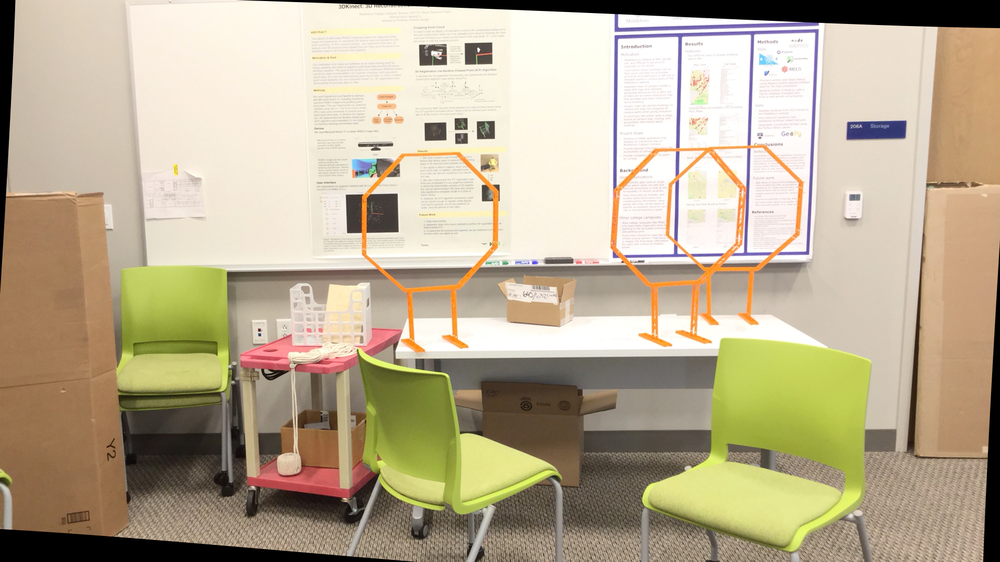
#> input picture Chapitre 6/images/im0.png, 1000 x 562 px, shrunk from 1920 x 1080 before the run; its folder holds only this picture in this run
$ jupyter execute --allow-errors 'Opencv camera calibration.ipynb'
#> lines starting #> are read from the running program, lines starting #| are printed output that depends on the picture
[cell 1]
import numpy as np
import cv2
import os
from glob import glob
import matplotlib.pyplot as plt

[cell 2]
square_size = 2.0
img_mask = "images/*.png"
pattern_size = (7, 9)

figsize = (20, 20)

[cell 3]
img_names = glob(img_mask)
num_images = len(img_names)

pattern_points = np.zeros((np.prod(pattern_size), 3), np.float32)
pattern_points[:, :2] = np.indices(pattern_size).T.reshape(-1, 2)
pattern_points *= square_size

obj_points = []
img_points = []
h, w = cv2.imread(img_names[0]).shape[:2]
#> h = 562; w = 1000

# Étape 1 : trouver tous les coins du plan de calibrage

[cell 4]
plt.figure(figsize=figsize)
keep_idxs=np.ones(num_images)
for i, fn in enumerate(img_names):
    print("processing %s... " % fn)
    imgBGR = cv2.imread(fn)
#> imgBGR is the input picture: shape (562, 1000, 3); mean B, G, R 146.4, 172.5, 185.7

    if imgBGR is None:
        print("Failed to load", fn)
        continue

    imgRGB = cv2.cvtColor(imgBGR, cv2.COLOR_BGR2RGB)
    img = cv2.cvtColor(imgRGB, cv2.COLOR_RGB2GRAY)
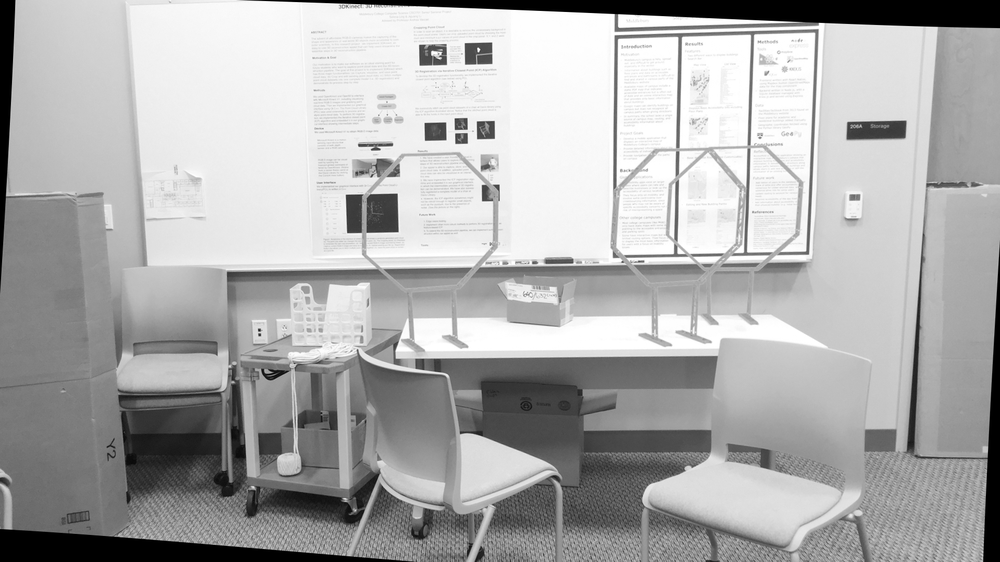
#> img: shape (562, 1000); min 0, max 255, mean 173.5

    assert w == img.shape[1] and h == img.shape[0], f"size: {img.shape[1]} x {img.shape[0]}"
    found, corners = cv2.findChessboardCorners(img, pattern_size)
#> found = False; corners = None
    # # if you want to better improve the accuracy... cv2.findChessboardCorners already uses cv2.cornerSubPix
    # if found:
    #     term = (cv2.TERM_CRITERIA_EPS + cv2.TERM_CRITERIA_COUNT, 30, 0.1)
    #     cv2.cornerSubPix(img, corners, (5, 5), (-1, -1), term)

    if not found:
        keep_idxs[i]=0
        print("chessboard not found")
        continue

    if i < 12:
        img_w_corners = cv2.drawChessboardCorners(imgRGB, pattern_size, corners, found)
        cv2.imwrite(os.path.join('processed_images',fn.split('\\')[-1]),img_w_corners)
        plt.subplot(4, 3, i + 1)
        plt.imshow(img_w_corners)

    print(f"{fn}... OK")
    img_points.append(corners.reshape(-1, 2))
    obj_points.append(pattern_points)


plt.show()


$ run again, on Chapitre 6/images/im1.png
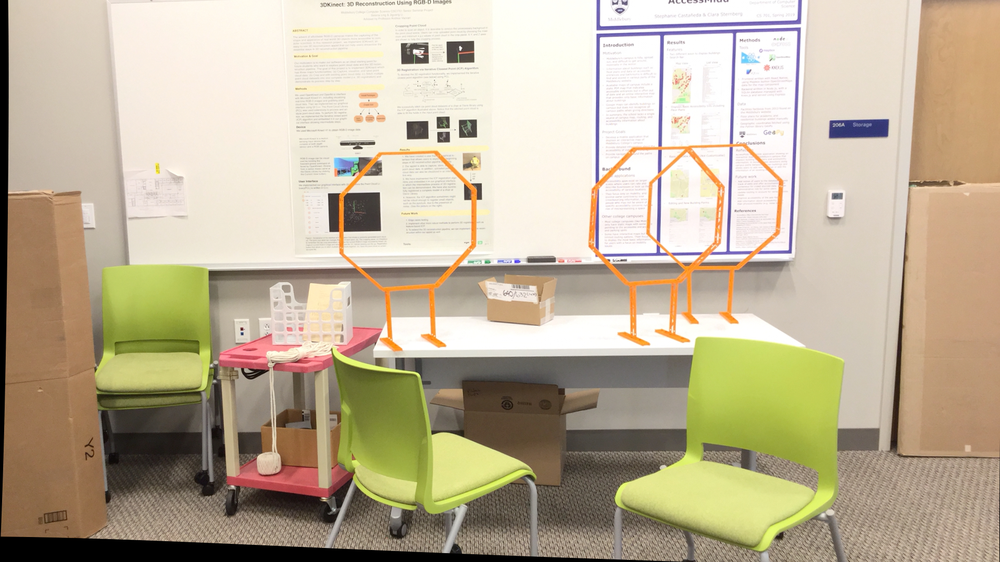
#> input picture Chapitre 6/images/im1.png, 1000 x 562 px, shrunk from 1920 x 1080 before the run
#> h = 562; w = 1000
#> imgBGR is the input picture: shape (562, 1000, 3); mean B, G, R 152.5, 177.2, 190.1
#> `img = cv2.cvtColor(imgRGB, cv2.COLOR_RGB2GRAY)`:
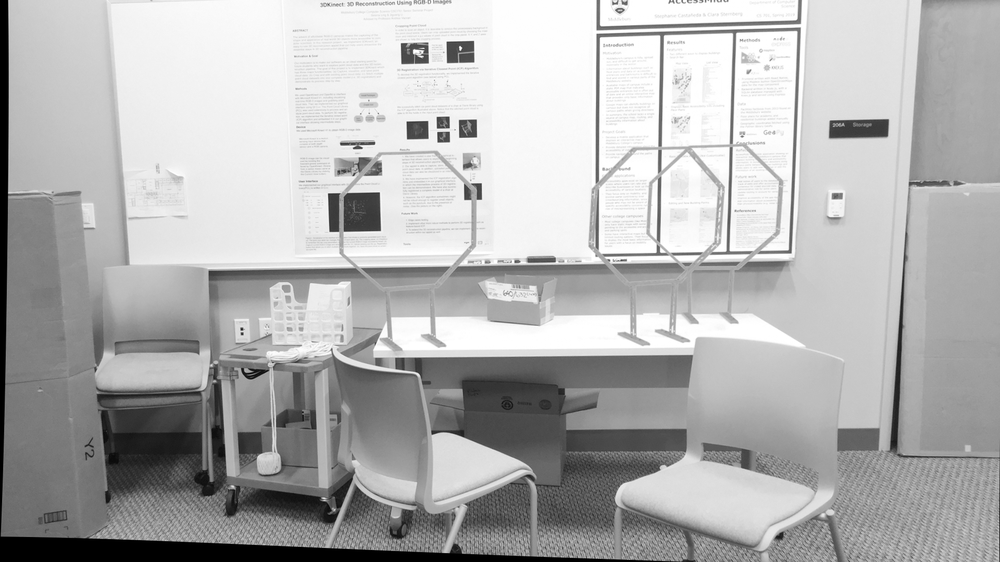
#> img: shape (562, 1000); min 0, max 255, mean 178.2
#> found = False; corners = None
